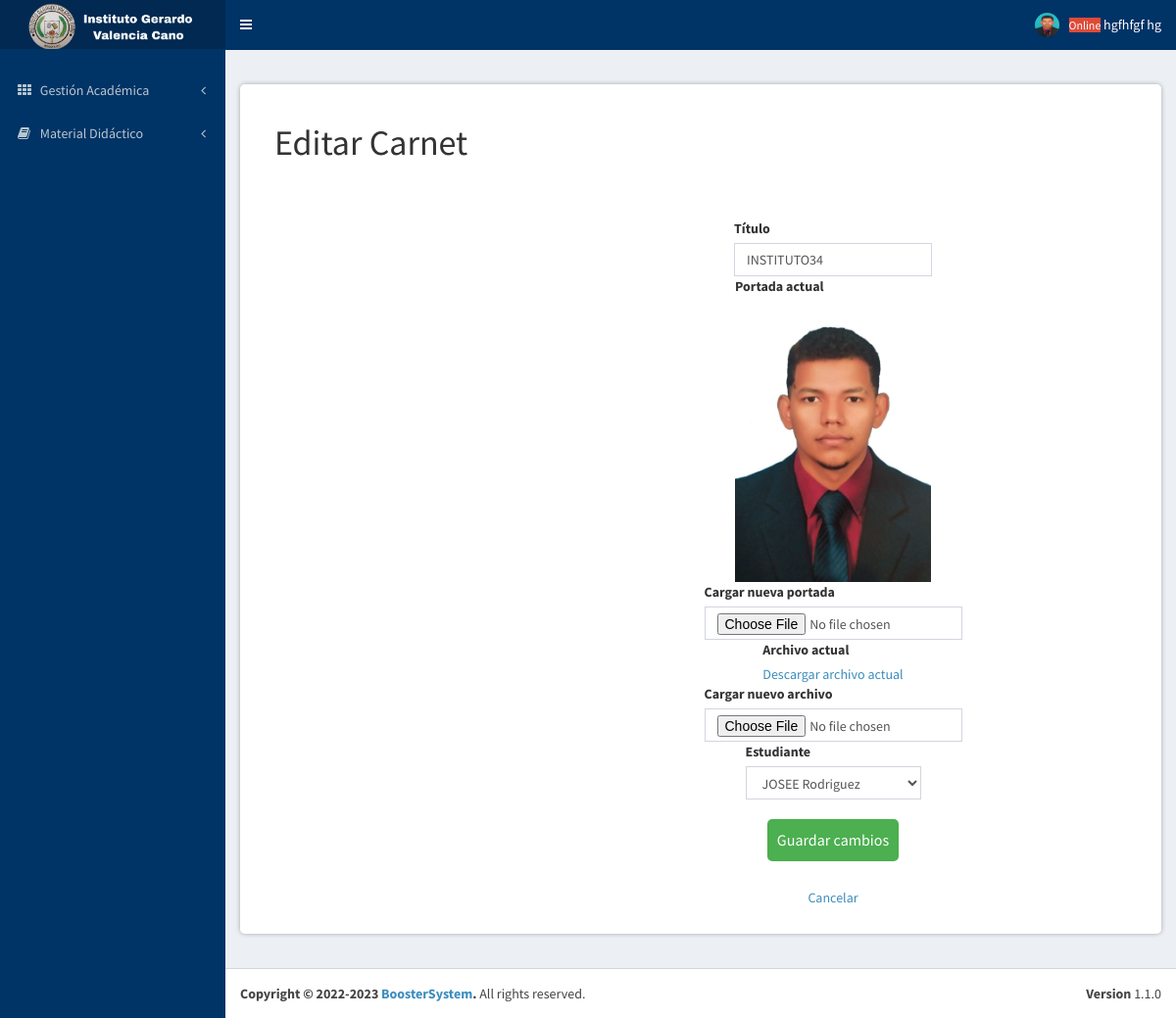
The app's page /gestionAcademica/carnetEstudiantil/editar.php?id=9 (signed in) with its own data.
### tables this page shows
CREATE TABLE `usuarios` (
  `idUsuario` int(11) NOT NULL AUTO_INCREMENT,
  `tipoDocumentoUsuario` enum('CC','CE') NOT NULL DEFAULT 'CC',
  `documentoUsuario` varchar(20) NOT NULL,
  `nombresUsuario` varchar(100) NOT NULL,
  `apellidosUsuario` varchar(100) NOT NULL,
  `telefonoUsuario` varchar(20) NOT NULL,
  `correoUsuario` varchar(120) NOT NULL,
  `passwordUsuario` varchar(120) NOT NULL,
  `estadoUsuario` enum('activo','inactivo') NOT NULL,
  `rol_idRol` int(11) NOT NULL,
  PRIMARY KEY (`idUsuario`),
  KEY `rol_idRol` (`rol_idRol`),
  CONSTRAINT `usuarios_ibfk_1` FOREIGN KEY (`rol_idRol`) REFERENCES `rol` (`idRol`) ON DELETE CASCADE
);

CREATE TABLE `carnet` (
  `idCarnet` int(11) NOT NULL AUTO_INCREMENT,
  `titulo` varchar(255) NOT NULL,
  `portada` varchar(255) NOT NULL,
  `archivo` varchar(255) NOT NULL,
  `estudiante_idEstudiante` int(11) NOT NULL,
  PRIMARY KEY (`idCarnet`),
  KEY `estudiante_idEstudiante` (`archivo`),
  KEY `estudiante_idEstudiante_2` (`estudiante_idEstudiante`),
  CONSTRAINT `carnet_ibfk_2` FOREIGN KEY (`estudiante_idEstudiante`) REFERENCES `estudiante` (`idEstudiante`) ON DELETE CASCADE
);

### gestionAcademica/includes/verificarAcceso.php (called while the page is built, shortened)
<?php
include('conexion.php');
if(isset($_SESSION['documentoUsuario'])){
    $documentoUsuario_sesion = $_SESSION['documentoUsuario'];
$consulta = "SELECT * FROM usuarios WHERE documentoUsuario = '$documentoUsuario_sesion'";
$resultado = mysqli_query($conexion, $consulta);
if ($resultado && mysqli_num_rows($resultado) > 0) {
    $fila = mysqli_fetch_assoc($resultado);
    $nombresUsuario = $fila['nombresUsuario'];
    $apellidosUsuario = $fila['apellidosUsuario'];
}
}else{
    header('Location: ../login');
}
?>

### gestionAcademica/carnetEstudiantil/editar.php (the view, shortened to what this page needs)
<?php include_once '../includes/verificarAcceso.php'; ?>
<?php
if (isset($_GET['id'])) {
  $idCarnet = $_GET['id'];
  $conexion = mysqli_connect('localhost', 'root', '', 'boostersystem');
  $sql = "SELECT * FROM carnet WHERE idCarnet = $idCarnet";
  $resultado = mysqli_query($conexion, $sql);
  if (mysqli_num_rows($resultado) == 1) {
    $row = mysqli_fetch_assoc($resultado);
    $sqlEstudiantes = "SELECT * FROM estudiante";
    $resultadoEstudiantes = mysqli_query($conexion, $sqlEstudiantes);
    ?>
<!DOCTYPE html>
    <html>
    <head>
      <link rel="stylesheet" href="../../Layout/css/bootstrap.min.css">
      <link rel="stylesheet" href="../../Layout/css/font-awesome.css">
      <link rel="stylesheet" href="../../Layout/css/AdminLTE.min.css">
      <link rel="stylesheet" href="../css/stilos.css">
         <link rel="stylesheet" href="../../Layout/css/_all-skins.min.css">
       </head>
       <body class="hold-transition skin-blue sidebar-mini">
        <?php include_once '../../templates/cabecera.php'; ?>
        <?php include_once '../../templates/menu.php'; ?>
    <div class="content-wrapper">
            <section class="content">
                <section class="estilo">
                <div class="container">
          <h1>Editar Carnet</h1>
          <form action="guardar_edicion.php" method="POST" enctype="multipart/form-data">
            <div class="mb-3">
              <label for="titulo" class="form-label">Título</label>
              <input type="text" class="form-control" name="titulo" value="<?php echo $row['titulo']; ?>" required>
            </div>
            <div class="mb-3">
              <label for="portada" class="form-label">Portada actual</label>
              <br>
              <img src="<?php echo $row['portada']; ?>" alt="Portada actual" style="max-width: 200px;">
            </div>
            <div class="mb-3">
              <label for="nuevaPortada" class="form-label">Cargar nueva portada</label>
              <input type="file" class="form-control" name="nuevaPortada">
            </div>
            <div class="mb-3">
              <label for="archivo" class="form-label">Archivo actual</label>
              <br>
              <a href="<?php echo $row['archivo']; ?>">Descargar archivo actual</a>
            </div>
            <div class="mb-3">
              <label for="nuevoArchivo" class="form-label">Cargar nuevo archivo</label>
              <input type="file" class="form-control" name="nuevoArchivo">
            </div>
            <div class="mb-3">
              <label for="estudiante" class="form-label">Estudiante</label>
              <select class="form-control" name="estudiante" required>
                <?php
                while ($estudiante = mysqli_fetch_assoc($resultadoEstudiantes)) {
                  $selected = ($estudiante['idEstudiante'] == $row['estudiante_idEstudiante']) ? 'selected' : '';
                  echo '<option value="' . $estudiante['idEstudiante'] . '" ' . $selected . '>' . $estudiante['nombresEstudiante'] . ' ' . $estudiante['apellidosEstudiante'] . '</option>';
                }
                ?>
              </select>
            </div>
            <button type="submit" class="btn btn-primary">Guardar cambios</button>
            <a href="index.php" class="btn btn-secondary">Cancelar</a>
          </form>
        </div>
 </div>
    <?php include_once '../../templates/pie.php'; ?>
    </body>
    </html>
    <?php
  } else {
    echo 'El carnet especificado no existe.';
  }
} else {
  echo 'No se especificó el ID del carnet a editar.';
}
?>

### templates/cabecera.php (shortened to what this page needs)
<header class="main-header">
    <a href="../inicio.php" class="logo">
        <span class="logo-lg"><img src="../img/logo.png" alt="" height="50px"></span>
    </a>
    <nav class="navbar navbar-static-top" role="navigation">
        <a href="#" class="sidebar-toggle" data-toggle="offcanvas" role="button">
        </a>
        <div class="navbar-custom-menu">
            <ul class="nav navbar-nav">
                <li class="dropdown user user-menu">
                    <a href="#" class="dropdown-toggle" data-toggle="dropdown">
                        <small class="bg-red">Online</small>
                        <span class="hidden-xs"><?php echo $nombresUsuario." ".$apellidosUsuario?></span>
                        <img src="../img/perfil.jpg" class="user-image" alt="Imagen de perfil">
                    </a>
                </li>
            </ul>
        </div>
    </nav>
</header>

### gestionAcademica/css/stilos.css (style rules this page uses)
.estilo { margin: 20px 0; padding: 20px; background-color: #fff; border-radius: 5px; box-shadow: 0px 0px 5px rgba(0, 0, 0, 0.3); overflow-x: auto; }
form { margin-top: 5%; display: flex; flex-direction: column; align-items: center; }
label { margin-bottom: 5px; }
input, select { padding: 10px; border: 1px solid #ccc; border-radius: 4px; font-size: 16px; width: 100%; }
button[type="submit"] { margin: 20px auto; display: block; padding: 10px; border-radius: 5px; border: none; background-color: #4CAF50; color: white; font-size: 16px; cursor: pointer; }

### records on screen
usuarios: nombresUsuario "hgfhfgf", apellidosUsuario "hg"
carnet: titulo "INSTITUTO34", portada (picture)

### other values on screen
form field estudiante "JOSEE Rodriguez"
